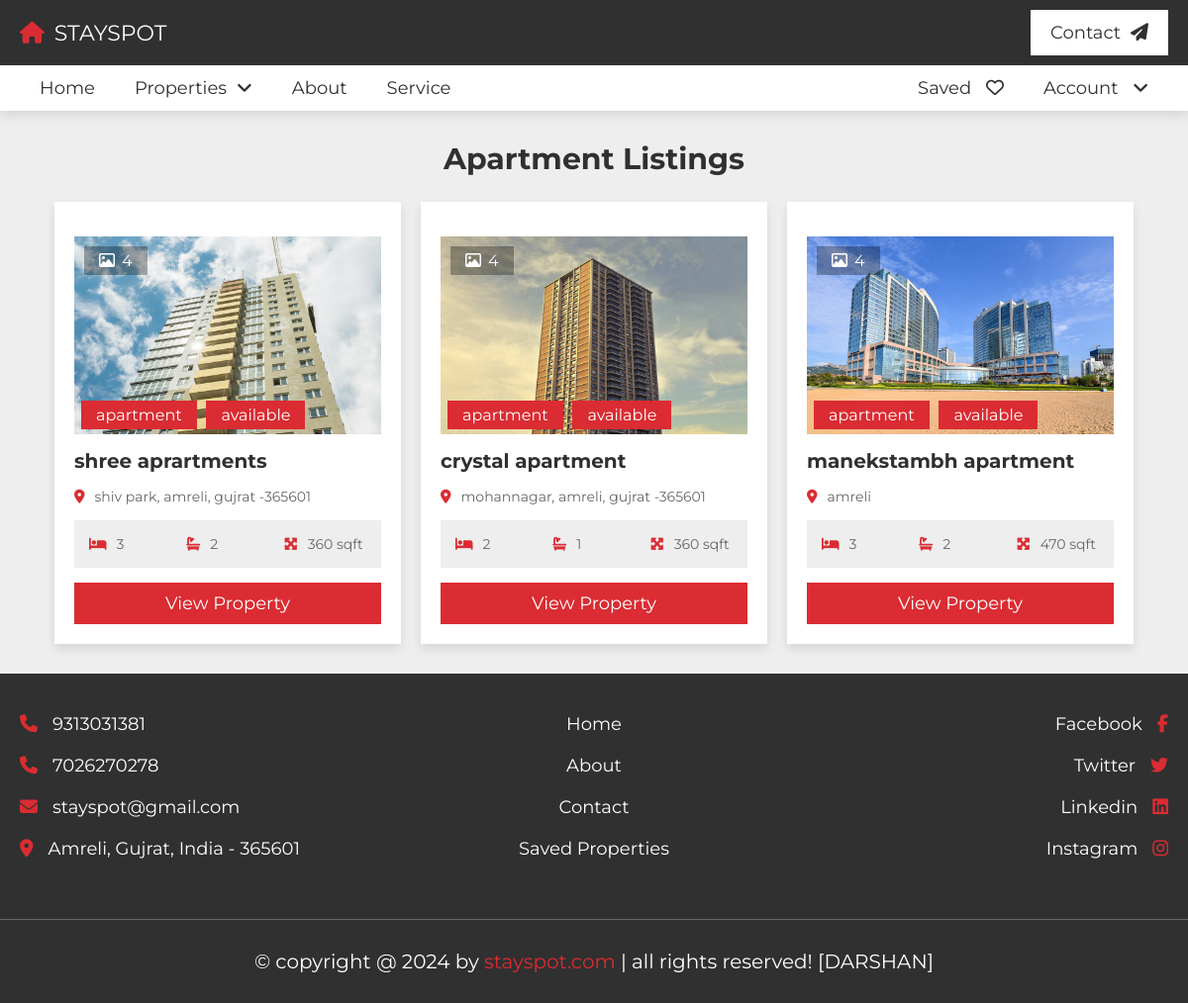
Screenshot of /View/design/apartment.php (signed in) with the database file from the repository.
### tables this page shows
CREATE TABLE `property` (
  `property_id` int(30) NOT NULL,
  `name` varchar(255) NOT NULL,
  `address` varchar(255) NOT NULL,
  `type` enum('house','apartment') NOT NULL,
  `price` int(11) NOT NULL,
  `status` enum('available','rented') NOT NULL,
  `bedroom` int(11) NOT NULL,
  `bathroom` int(11) NOT NULL,
  `balcony` int(11) NOT NULL,
  `area` float NOT NULL,
  `description` text NOT NULL,
  `img1` varchar(255) NOT NULL,
  `img2` varchar(255) NOT NULL,
  `img3` varchar(255) NOT NULL,
  `img4` varchar(255) NOT NULL
);

### View/design/apartment.php (the view)
<?php include "header.php"; ?>
<section class="listings">
   <h1 class="heading">Apartment Listings</h1>
   <div class="box-container">
      <?php
      $result = mysqli_query($con,"SELECT * FROM property WHERE type='apartment'");
      while($row = mysqli_fetch_assoc($result)) { ?>
      <div class="box">
         <div class="thumb">
            <p class="total-images"><i class="far fa-image"></i><span>4</span></p>
            <p class="type"><span><?php echo $row['type']; ?></span><?php if($row['status'] == 'rented') { ?>
                        <span style="background-color: #303030;"><?php echo $row['status']; ?></span>
               <?php } else { ?>
                  <span><?php echo $row['status']; ?></span>
               <?php } ?></p>
            <img src="../admin/uploads/<?php echo $row['img1']; ?>" >
         </div>
         <h3 class="name"><?php echo $row['name']; ?></h3>
         <p class="location"><i class="fas fa-map-marker-alt"></i><span><?php echo $row['address']; ?></span></p>
         <div class="flex">
            <p><i class="fas fa-bed"></i><span><?php echo $row['bedroom']; ?></span></p>
            <p><i class="fas fa-bath"></i><span><?php echo $row['bathroom']; ?></span></p>
            <p><i class="fas fa-maximize"></i><span><?php echo $row['area']; ?> sqft</span></p>
         </div>
         <?php if($row['status'] == 'rented') { ?>
                        <a href="not_available.php?id=<?php echo $row['property_id']; ?>" class="btn" style="background-color: #303030;">Not Available</a>
                    <?php } else { ?>
                        <a href="view_property.php?id=<?php echo $row['property_id']; ?>" class="btn">View Property</a>
                    <?php } ?>
      </div>
      <?php } ?>
   </div>
</section>
<?php include "footer.php"; ?>

### View/design/css/style.css (style rules this page uses)
:root { --main-color:#DA2C32; --light-color:#666; --light-bg:#eee; --white:#fff; --black:#303030; --border:.1rem solid var(--light-color); --box-shodow:0 .5rem 1rem rgba(0,0,0,.1); }
* { font-family: 'Montserrat', sans-serif; margin: 0; padding: 0; box-sizing: border-box; outline: none; border: none; text-decoration: none; }
html { font-size: 62.5%; overflow-x: hidden; scroll-behavior: smooth; scroll-padding-top: 10rem; }
body { background-color: var(--light-bg); }
section { padding: 3rem 2rem; max-width: 1200px; margin: 0 auto; }
.heading { text-align: center; padding-bottom: 2.5rem; font-size: 3rem; color: var(--black); text-transform: capitalize; }
.btn, .inline-btn { margin-top: 1rem; padding: 1rem 3rem; background-color: var(--main-color); color: var(--white); cursor: pointer; text-align: center; font-size: 1.8rem; text-transform: capitalize; }
.btn { display: block; width: 100%; transition: all 0.5s ease; }
.listings .box-container { display: grid; grid-template-columns: repeat(auto-fit, 35rem); gap: 2rem; justify-content: center; align-items: flex-start; }
.listings .box-container .box { background-color: var(--white); box-shadow: var(--box-shodow); padding: 2rem; overflow-x: hidden; }
.listings .box-container .box .thumb { position: relative; height: 20rem; overflow: hidden; margin: 1.5rem 0; }
.listings .box-container .box .thumb img { height: 100%; width: 100%; transition: .4s ease; }
.listings .box-container .box .thumb .total-images { position: absolute; top: 1rem; left: 1rem; background-color: rgba(0,0,0,.3); color: var(--white); padding: .5rem 1.5rem; font-size: 1.6rem; z-index: 1; }
.listings .box-container .box .thumb .total-images i { margin-right: .7rem; }
.listings .box-container .box .thumb .type { position: absolute; bottom: 1rem; left: .7rem; z-index: 1; }
.listings .box-container .box .thumb .type span { margin-right: .7rem; padding: .5rem 1.5rem; color: var(--white); background-color: var(--main-color); font-size: 1.6rem; }
.listings .box-container .box .name { font-size: 2rem; text-overflow: ellipsis; overflow-x: hidden; color: var(--black); margin-bottom: .5rem; }
.listings .box-container .box .location { padding-top: 1rem; font-size: 1.4rem; color: var(--light-color); }
.listings .box-container .box .location i { margin-right: 1rem; color: var(--main-color); }
.listings .box-container .box .flex { display: flex; background-color: var(--light-bg); padding: 1.5rem; justify-content: space-between; align-items: center; margin: 1.5rem 0; flex-wrap: wrap; gap: 1.5rem; }
.listings .box-container .box .flex p { font-size: 1.4rem; flex: 1 1 4rem; }
.listings .box-container .box .flex p span { color: var(--light-color); }
.listings .box-container .box .flex p i { margin-right: 1rem; color: var(--main-color); }

### rows the page displays
property: type "apartment", status "available", img1 (picture), name "shree aprartments", address "shiv park, amreli, gujrat -365601", bedroom "3", bathroom "2", area "360"
property: type "apartment", status "available", img1 (picture), name "crystal apartment", address "mohannagar, amreli, gujrat -365601", bedroom "2", bathroom "1", area "360"
property: type "apartment", status "available", img1 (picture), name "manekstambh apartment", address "amreli", bedroom "3", bathroom "2", area "470"
